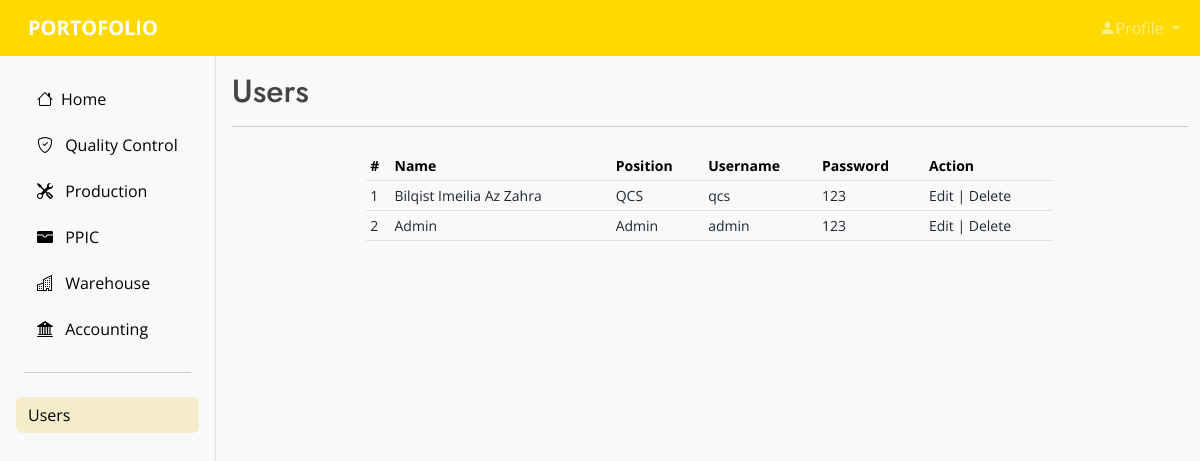
The page /users.php on the database its author committed.
### tables this page shows
CREATE TABLE `user_accounts` (
  `id` int(11) NOT NULL,
  `name` varchar(100) NOT NULL,
  `position` varchar(50) NOT NULL,
  `username` varchar(10) NOT NULL,
  `password` int(20) NOT NULL
);

### users.php (the view, shortened to what this page needs)
<?php
include "connect.php";
?>
<!DOCTYPE html>
<html lang="en">
<head>
  <link href="assets/vendor/aos/aos.css" rel="stylesheet">
  <link href="assets/vendor/bootstrap/css/bootstrap.min.css" rel="stylesheet">
  <link href="assets/vendor/bootstrap-icons/bootstrap-icons.css" rel="stylesheet">
  <link href="assets/vendor/boxicons/css/boxicons.min.css" rel="stylesheet">
  <link href="assets/vendor/glightbox/css/glightbox.min.css" rel="stylesheet">
  <link href="assets/vendor/remixicon/remixicon.css" rel="stylesheet">
  <link href="assets/vendor/swiper/swiper-bundle.min.css" rel="stylesheet">
  <link href="https://cdnjs.cloudflare.com/ajax/libs/twitter-bootstrap/5.2.0/css/bootstrap.min.css" rel="stylesheet">
  <link href="https://cdn.datatables.net/1.13.1/css/dataTables.bootstrap5.min.css" rel="stylesheet">
  <link href="https://cdn.datatables.net/1.13.1/css/jquery.dataTables.min.css" rel="stylesheet">
  <link href="assets/css/style.css" rel="stylesheet">
  <link rel="stylesheet" href="fonts/material-icon/css/material-design-iconic-font.min.css">
</head>
<body class="bg-light bg-light" >
	<section>
        <header>
            <nav class="navbar navbar-expand-md navbar-dark">
                <div class="container-xxl">
                    <a class="navbar-brand me-auto ms-lg-3 ms-2 text-uppercase fw-bold"
                        href="home.html">
                        PORTOFOLIO
                    </a>
                    <div class="collapse navbar-collapse" id="topbar">
                        <ul class="navbar-nav d-flex ms-auto">
                            <li class="nav-item dropdown">
                                <a class="nav-link dropdown-toggle"
                                href="#" id="navbarDropdown"
                                role="button"
                                data-bs-toggle="dropdown"
                                aria-expanded="false">
                                <span class="bi bi-person-fill"></span>Profile
                                </a>
                            </li>
                        </ul>
                    </div>
                </div>
            </nav>
        </header>
    </section>
    <section class="container-xxl">
		<div class="row flex-nowrap">
			<div class="col-auto px-0 max-vh-100">
				<div id="sidebar" class="navbar-nav navbar-expand-md bg-light">
					<div id="sidebar" class="collapse navbar-collapse collapse-horizontal min-vh-100  border-0 rounded-0  border-end">
						<ul class="px-2 pt-2 min-vh-100">
							<li class="px-2 pt-2">
								<div class="accordion" id="accordionExample">
									<div class="px-2 pt-2">
										<a href="home.html" class="btn btn-nav w-100 text-start rounded text-black" role="button"> <span class="bi bi-house me-2"></span>Home</a>
									</div>
									<div class="px-2 pt-2">
										<a href="#"
										class="btn btn-nav collapsed w-100 text-start rounded text-black"
										data-bs-toggle="collapse"
										data-bs-target="#QC"
										role="button"
										aria-expanded="false"
										aria-controls="QC">
										<span class="bi bi-shield-check me-2"></span>
										Quality Control</a>
									</div>
									<div class="px-2 pt-2">
										<a href="#"
										class="btn btn-nav collapsed w-100 text-start rounded text-black"
										data-bs-toggle="collapse"
										data-bs-target="#PRD"
										role="button"
										aria-expanded="false"
										aria-controls="PRD">
										<span class="bi bi-tools me-2"></span>
										Production</a>
									</div>
									<div class="px-2 pt-2">
										<a href="#"
										class="btn btn-nav collapsed w-100 text-start rounded text-black"
										data-bs-toggle="collapse"
										data-bs-target="#PPIC"
										role="button"
										aria-expanded="false"
										aria-controls="PPIC">
										<span class="bi bi-wallet-fill me-2"></span>
										PPIC</a>
									</div>
									<div class="px-2 pt-2">
										<a href="#"
										class="btn btn-nav collapsed w-100 text-start rounded text-black"
										data-bs-toggle="collapse"
										data-bs-target="#WHS"
										role="button"
										aria-expanded="false"
										aria-controls="WHS">
										<span class="bi bi-building me-2"></span>
										Warehouse</a>
									</div>
									<div class="px-2 pt-2">
										<a href="#"
										class="btn btn-nav collapsed w-100 text-start rounded text-black"
										data-bs-toggle="collapse"
										data-bs-target="#ACC"
										role="button"
										aria-expanded="false"
										aria-controls="ACC">
										<span class="bi bi-bank2 me-2"></span>
										Accounting</a>
									</div>
									<div class="px-2 pt-2">
									<hr>
									</div>
									<li class="list-group-item px-2 pt-2">
										<a href="users.php" class="btn btn-nav w-100 text-start rounded text-black active" role="button"> Users</a>
									</li>
								</div>
							</li>
						</ul>
					</div>
				</div>
                <div class="col ps-md-3 max-vh-100" data-aos="fade" data-aos-delay="100">
                    <div class="page-header pt-3">
                        <h2>Users</h2>
                    </div>
                    <hr class="mb-3">
                    <div class="row justify-content-md-center">
                        <div class="col-lg-9 md-9 mt-2">
                            <div class="table-responsive-lg">
                                <div class="container">
                                    <table id="users_table" class="table table-hover row-border table-sm table caption-top ">
                                        <thead class="table-light">
                                            <tr>
                                                <th scope="col" >#</th>
                                                <th scope="col" >Name</th>
                                                <th scope="col" >Position</th>
                                                <th scope="col" >Username</th>
                                                <th scope="col" type="password">Password</th>
                                                <th scope="col">Action</th>
                                            </tr>
                                        </thead>
                                        <tbody>
                                        <?php
                                        $sql = "SELECT * FROM user_accounts";
                                        $result = $conn->query($sql);
                                            if ($result->num_rows > 0) {
                                                while($row = $result->fetch_assoc()) {
                                                echo
                                                "<tr>
                                                <td>" . $row["id"]. "</td>
                                                <td>" . $row["name"] . "</td>
                                                <td>" . $row["position"] . "</td>
                                                <td>" . $row["username"] . "</td>
                                                <td>" . $row["password"]. "</td>
                                                <td>
                                                Edit | Delete </td>
                                                </tr>";
                                                }
                                                echo "</table>";
                                            }
                                            else {
                                                echo "0 results"; }
                                        ?>
                                </div>
                            </div>
                        </div>
                    </div>
                </div>
            </div>
        </div>
    </section>
</body>
</html>

### assets/css/style.css (style rules this page uses)
body { height: 100hv; font-family: "Open Sans", sans-serif; color: #444444; }
h1, h2, h3, h4, h5, h6 { font-family: "Jost", sans-serif; }
.navbar { background: #ffd900; height: auto; }
.btn-nav.active { background-color: #F5ECC9!important; color: #ffffff; border: none; }
.table-sm,.btn-warning,.btn-danger { font-size: 14px; }

### rows shown on the page
user_accounts: id "1", name "Bilqist Imeilia Az Zahra", position "QCS", username "qcs", password "123"
user_accounts: id "2", name "Admin", position "Admin", username "admin", password "123"
